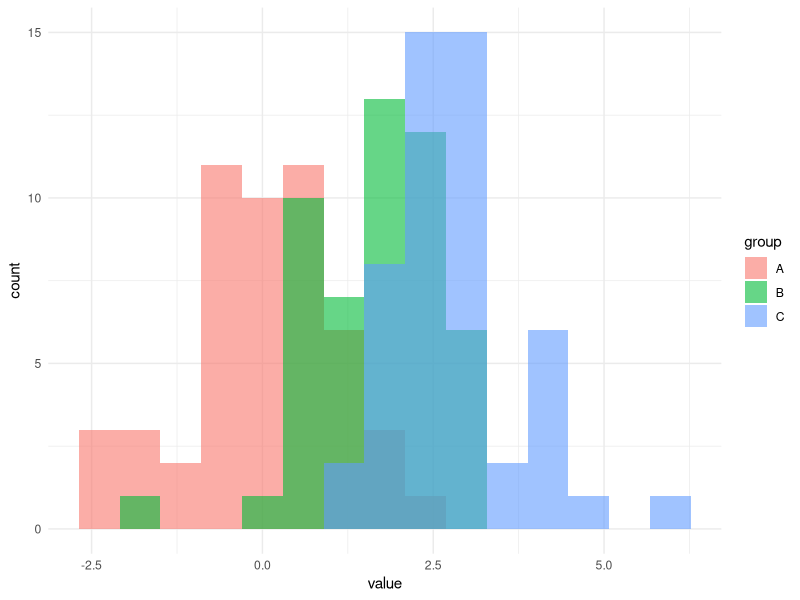

The R source for this figure:
## ---- chunk 1
#| echo: false
set.seed(42)

df_data <- tibble::tibble(
  group = rep(c("A", "B", "C"), each = 50),
  value = c(rnorm(50, 0), rnorm(50, 1.5), rnorm(50, 3))
)
## ---- chunk 2
#| label: tbl-summary
#| tbl-cap: "Summary statistics per group."
df_summary <- df_data |>
  dplyr::summarise(
    mean = mean(value),
    sd = sd(value),
    count = dplyr::n(),
    .by = group
  )

knitr::kable(df_summary, digits = 2)
## ---- chunk 3
#| label: fig-hist
#| fig-cap: "Histogram of values per group."
#| fig-width: 6
#| fig-height: 3.5
ggplot2::ggplot(df_data, ggplot2::aes(value, fill = group)) +
  ggplot2::geom_histogram(bins = 15, alpha = 0.6, position = "identity") +
  ggplot2::theme_minimal()
